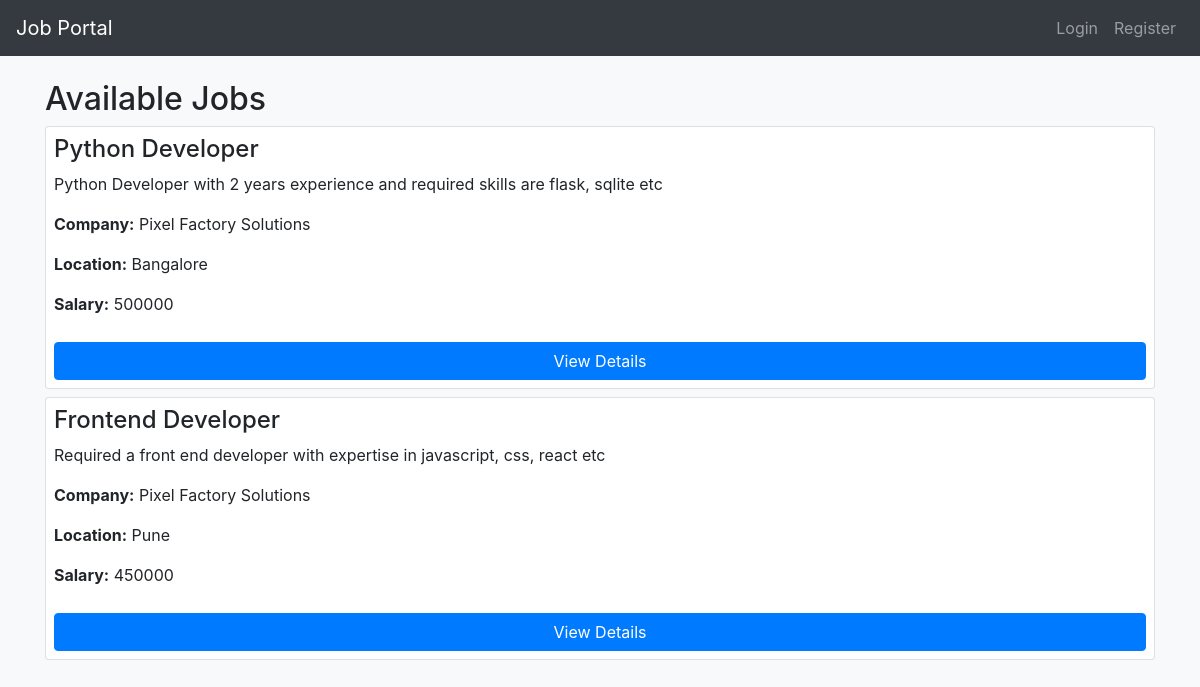
The page / on the database its author committed.
### models.py (models this page shows)
class Job(db.Model):
    id = db.Column(db.Integer, primary_key=True)
    title = db.Column(db.String(150), nullable=False)
    description = db.Column(db.Text, nullable=False)
    salary = db.Column(db.String(100))
    location = db.Column(db.String(100))
    company = db.Column(db.String(100))

### app.py (the view)
@app.route('/')
def index():
    jobs = Job.query.all()
    return render_template('index.html', jobs=jobs)

### app.py (called while the page is built)
@app.before_request
def create_tables():
        db.create_all()

### templates/index.html
{% extends 'base.html' %}
{% block content %}
<h2>Available Jobs</h2>
{% if jobs %}
    {% for job in jobs %}
        <div class="card mb-2 p-2">
            <h4>{{ job.title }}</h4>
            <p>{{ job.description }}</p>
            <p><strong>Company:</strong> {{ job.company }}</p>
            <p><strong>Location:</strong> {{ job.location }}</p>
            <p><strong>Salary:</strong> {{ job.salary }}</p>
             <a href="{{ url_for('job_detail', job_id=job.id) }}" class="btn btn-primary">
    {% if session.get('role') == 'seeker' %}
        View & Apply
    {% else %}
        View Details
    {% endif %}
</a>
        </div>
    {% endfor %}
{% else %}
    <p>No jobs available at the moment.</p>
{% endif %}
{% endblock %}

### templates/static/styles.css (style rules this page uses)
body { background-color: #f8f9fa; }
h1, h2, h3 { margin-top: 20px; }
.btn { margin-top: 10px; }

### rows shown on the page
Job: title "Python Developer", description "Python Developer with 2 years experience and required skills are flask, sqlite etc", company "Pixel Factory Solutions", location "Bangalore", salary "500000"
Job: title "Frontend Developer", description "Required a front end developer with expertise in javascript, css, react etc", company "Pixel Factory Solutions", location "Pune", salary "450000"
